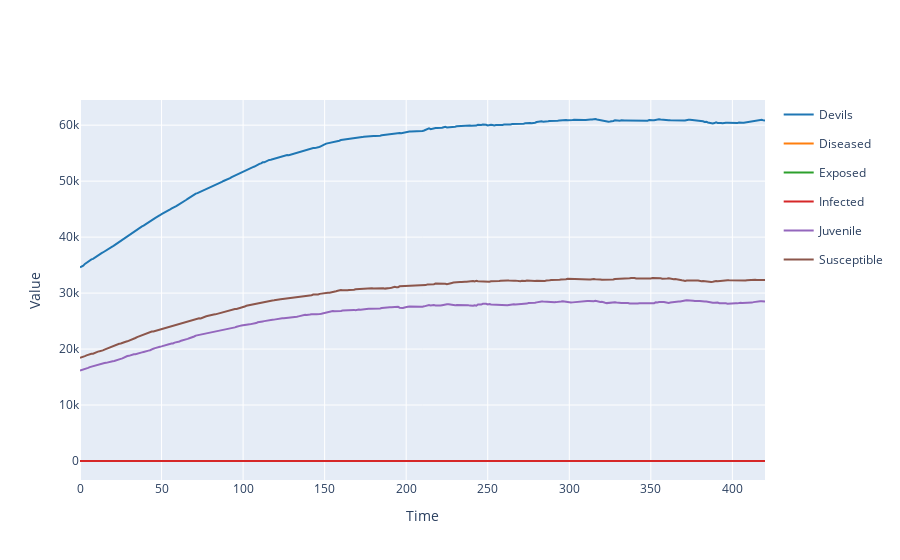

This figure's notebook cell:
### Code cell
results = model.run(solver=solver)
results.plotplotly()

### Figure 1 — Plotly figure (JSON) as saved in the notebook; plotly's stock layout.template omitted (floating-point values rounded to 4 significant figures; data arrays with more than 128 entries replaced by an {"elided": "..."} marker saying what was removed)
{"data": [{"legendgroup": "Devils", "line": {"color": "#1f77b4"}, "mode": "lines", "name": "Devils", "type": "scatter", "x": {"elided": "421 int values"}, "y": {"elided": "421 int values"}}, {"legendgroup": "Diseased", "line": {"color": "#ff7f0e"}, "mode": "lines", "name": "Diseased", "type": "scatter", "x": {"elided": "421 int values"}, "y": {"elided": "421 int values"}}, {"legendgroup": "Exposed", "line": {"color": "#2ca02c"}, "mode": "lines", "name": "Exposed", "type": "scatter", "x": {"elided": "421 int values"}, "y": {"elided": "421 int values"}}, {"legendgroup": "Infected", "line": {"color": "#d62728"}, "mode": "lines", "name": "Infected", "type": "scatter", "x": {"elided": "421 int values"}, "y": {"elided": "421 int values"}}, {"legendgroup": "Juvenile", "line": {"color": "#9467bd"}, "mode": "lines", "name": "Juvenile", "type": "scatter", "x": {"elided": "421 int values"}, "y": {"elided": "421 int values"}}, {"legendgroup": "Susceptible", "line": {"color": "#8c564b"}, "mode": "lines", "name": "Susceptible", "type": "scatter", "x": {"elided": "421 int values"}, "y": {"elided": "421 int values"}}], "layout": {"showlegend": true, "title": {"text": ""}, "xaxis": {"title": {"text": "Time"}}, "yaxis": {"title": {"text": "Value"}}}}
